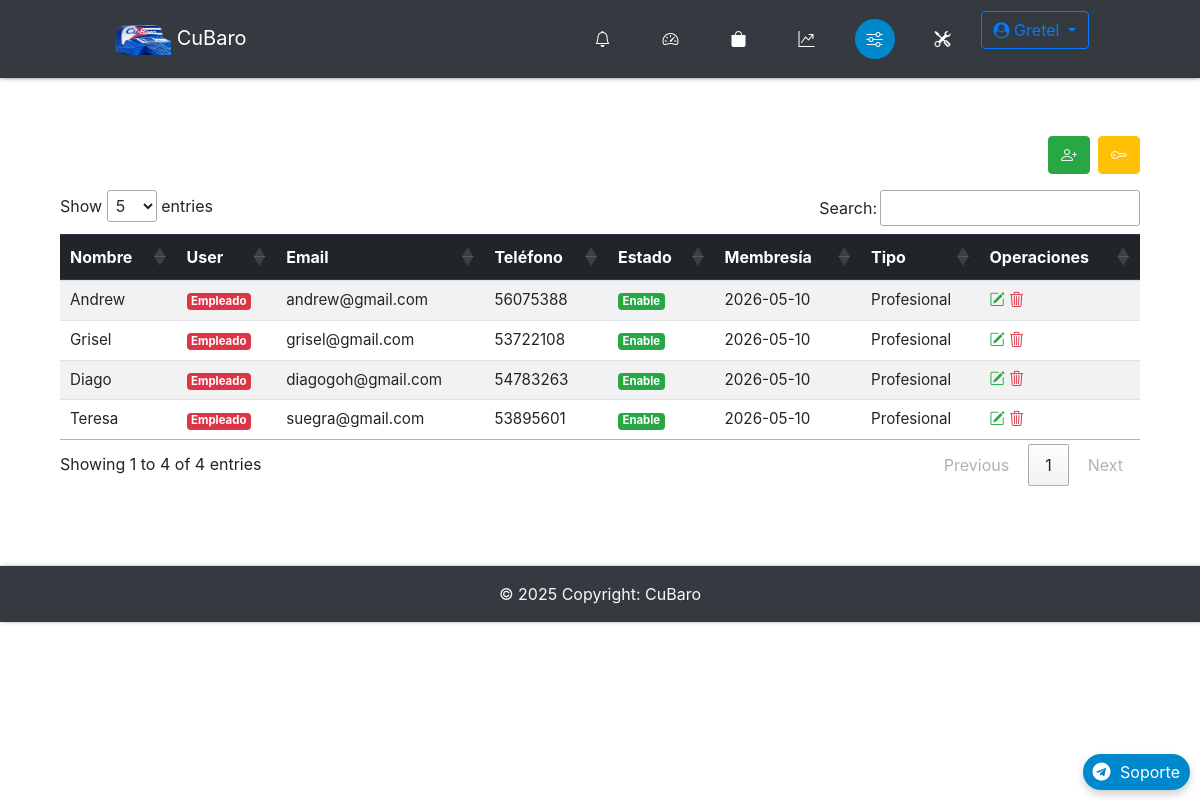
The app's page /admin/configuracion (signed in) with its own data.
### app/db_models.py (models this page shows, shortened)
class User(UserMixin, db.Model):
    __tablename__ = "users"
    id = db.Column(db.Integer, primary_key=True)
    name = db.Column(db.Text, nullable=False)
    email = db.Column(db.String(50), nullable=False, unique=True)
    phone = db.Column(db.String(50), nullable=False)
    password = db.Column(db.String(250), nullable=False)
    admin = db.Column(db.Integer, nullable=False, default=0)
    email_confirmed = db.Column(db.Integer, nullable=False, default=1)
    created_by = db.Column(db.Integer, db.ForeignKey('users.id'), nullable=True)  # ID del creador
    registration_date = db.Column(db.DateTime, default=lambda: datetime.now(timezone.utc))  # Fecha de registro
    membership_expiration = db.Column(db.DateTime, nullable=True)  # Fecha de vencimiento de membresía
    updated_at = db.Column(db.DateTime, default=lambda: datetime.now(timezone.utc))  # Fecha de expiracion de Codigo de recuperacion empleado
    membership_id = db.Column(db.Integer, db.ForeignKey('memberships.id'), nullable=False)  # Relación con membresía
    membership = db.relationship('Membership', backref='users')
    employees = db.relationship('User', backref='creator', remote_side=[id], lazy='select')  # Relación empleados
    cart = db.relationship('Cart', backref='buyer')
    orders = db.relationship("Order", backref='customer', foreign_keys="[Order.uid]")  # Relación con clave foránea especificada
    master_key = db.Column(db.String(100), unique=True)

class Membership(db.Model):
    __tablename__ = 'memberships'
    id = db.Column(db.Integer, primary_key=True)
    name = db.Column(db.String(50), nullable=False, unique=True)
    max_employees = db.Column(db.Integer, nullable=False)
    max_items = db.Column(db.Integer, nullable=False)

### app/admin/routes.py (the view)
@admin.route('/configuracion', methods=['GET'])
@login_required
def configuracion():
    admin_alias = aliased(User)
    memberships = Membership.query.all()
    if current_user.id == 1:
        users = db.session.query(
            User, admin_alias.name.label('creator_name')
        ).outerjoin(
            admin_alias, User.created_by == admin_alias.id
        ).options(joinedload(User.membership)).all()
    else:
        users = db.session.query(
            User, admin_alias.name.label('creator_name')
        ).outerjoin(
            admin_alias, User.created_by == admin_alias.id
        ).filter(
            User.created_by == current_user.id
        ).all()
    user_data = [
        {
            'id': user.id,
            'name': user.name,
            'email': user.email,
            'admin': user.admin,
            'phone': user.phone,
            'password': user.password,
            'email_confirmed': user.email_confirmed,
            'created_by': user.created_by,
            'registration_date': user.registration_date,
            'membership_expiration': user.membership_expiration,
            'membership_id': user.membership_id,
            'membership': user.membership,
            'creator_name': creator_name if creator_name else 'Sin Admin'
        }
        for user, creator_name in users
    ]
    csrf_token = generate_csrf()
    logging.info(f"CSRF token generado: {csrf_token}")  # Depuración
    return render_template('admin/configuracion.html',
                         users=user_data,
                         memberships=memberships,
                         user=current_user,
                         csrf_token=csrf_token)

### app/admin/templates/admin/configuracion.html (shortened to what this page needs)
{% extends "admin/base.html" %}
{% block content %}
<div class="container-fluid">
    <div class="d-flex justify-content-end mb-3">
        <div class="add-new btn-success btn mr-2">
            <a href="{{ url_for('register') }}" data-toggle="tooltip" title="Añadir Empleado" class="text-light">
                <i class="bi bi-person-plus"></i>
            </a>
        </div>
        <div class="add-new btn-warning btn">
            <a href="{{ url_for('generate_reset_code') }}" data-toggle="tooltip"
                title="Generar código para recuperar cuenta de Empleado" class="text-light">
                <i class="bi bi-key"></i>
            </a>
        </div>
    </div>
    <div class="table-responsive">
        <table id="userTable" class="table table-striped table-hover">
            <thead class="thead-dark">
                <tr>
                    <th>Nombre</th>
                    <th>User</th>
                    <th>Email</th>
                    <th>Teléfono</th>
                    <th>Estado</th>
                    <th>Membresía</th>
                    <th>Tipo</th>
                    <th>Operaciones</th>
                </tr>
            </thead>
            <tbody id="userTableBody">
                {% for user in users %}
                <tr>
                    <td>{{ user.name }}</td>
                    <td>
                        <span class="badge {{ 'badge-success' if user.admin else 'badge-danger' }}">
                            {% if current_user.id == 1 and not user.admin %}
                            Empleado + {{ user.creator_name | default('Sin Admin') }}
                            {% else %}
                            {{ 'Admin' if user.admin else 'Empleado' }}
                            {% endif %}
                        </span>
                    </td>
                    <td>{{ user.email }}</td>
                    <td>{{ user.phone }}</td>
                    <td>
                        <span class="badge {{ 'badge-success' if user.email_confirmed else 'badge-danger' }}">
                            {{ 'Enable' if user.email_confirmed else 'Disable' }}
                        </span>
                    </td>
                    <td>
                        {% if user.membership_expiration %}
                        {{ user.membership_expiration.strftime('%Y-%m-%d') }}
                        {% else %}
                        Sin Membresía
                        {% endif %}
                    </td>
                    <td>
                        {% if user.membership %}
                        {{ user.membership.name }}
                        {% else %}
                        Sin Membresía
                        {% endif %}
                    </td>
                    <td>
                        <a href="#" class="edit-user" data-id="{{ user.id }}" data-name="{{ user.name }}"
                            data-email="{{ user.email }}" data-phone="{{ user.phone }}"
                            data-registration-date="{{ user.registration_date | default('') }}"
                            data-membership-expiration="{{ user.membership_expiration | default('') }}"
                            data-membership-id="{{ user.membership_id | default('') }}"
                            data-email-confirmed="{{ '1' if user.email_confirmed else '0' }}">
                            <i class="bi bi-pencil-square text-success"></i>
                        </a>
                        <a href="#" class="delete-user-link" data-user-id="{{ user.id }}"><i
                                class="bi bi-trash3 text-danger"></i></a>
                    </td>
                </tr>
                {% endfor %}
            </tbody>
        </table>
    </div>
</div>
{% endblock %}

### app/admin/templates/admin/base.html (shortened to what this page needs)
{% import "bootstrap/wtf.html" as wtf %}
<!DOCTYPE html>
<html lang="es">
<head>
  <link rel="stylesheet" href="https://maxcdn.bootstrapcdn.com/bootstrap/4.0.0/css/bootstrap.min.css"
>
  <link href="https://cdn.jsdelivr.net/gh/gitbrent/bootstrap4-toggle@3.6.1/css/bootstrap4-toggle.min.css"
    rel="stylesheet">
  <link rel="stylesheet" type="text/css" href="{{ url_for('static', filename='styles.css') }}">
  <link rel="stylesheet" href="https://cdnjs.cloudflare.com/ajax/libs/font-awesome/4.7.0/css/font-awesome.min.css">
  <link rel="stylesheet" href="https://cdnjs.cloudflare.com/ajax/libs/animate.css/4.1.1/animate.min.css" />
  <link rel="stylesheet" href="https://cdn.jsdelivr.net/npm/bootstrap-icons@1.11.3/font/bootstrap-icons.min.css">
  <link rel="stylesheet" type="text/css" href="https://cdn.datatables.net/1.13.7/css/jquery.dataTables.min.css">
  <link href="https://cdn.jsdelivr.net/npm/bootstrap-switch-button/css/bootstrap-switch-button.min.css"
    rel="stylesheet">
</head>
<body>
  <nav
    class="navbar navbar-expand-lg {% if request.path.startswith('/admin') %}navbar-dark bg-dark{% else %}navbar-light bg-light{% endif %} fixed-top">
    <div class="container-fluid">
      <a class="navbar-brand" href="{{ url_for('home') }}" data-toggle="tooltip" title="Inicio">
        <img src="{{ url_for('static', filename='img/logoo.png') }}" height="30" width="60" alt="CuBaro Logo"> CuBaro
      </a>
      <ul class="navbar-nav d-flex flex-row ml-auto">
        <div class="d-flex justify-content-center">
          {% if not current_user.is_authenticated %}
          {% if request.path.startswith('/admin') %}
          <li class="nav-item {% if request.endpoint == 'login' %}active{% endif %}">
            <a class="nav-link" href="{{ url_for('login') }}" data-toggle="tooltip" title="Iniciar Sesión">
              <div class="icon-circle">
                <i class="bi bi-box-arrow-in-right"></i>
              </div>
            </a>
          </li>
          {% else %}
          <a class="btn btn-outline-primary mr-2 {% if request.endpoint == 'login' %}active{% endif %}"
            href="{{ url_for('login') }}">Iniciar Sesión</a>
          <a class="btn btn-outline-primary {% if request.endpoint == 'register_admin' %}active{% endif %}"
            href="{{ url_for('register_admin') }}">Registrarse</a>
          {% endif %}
          {% else %}
          <li class="nav-item mr-2 {% if request.endpoint == 'orders' %}active{% endif %}">
            <a class="nav-link" href="{{ url_for('orders') }}" data-toggle="tooltip" title="Órdenes">
              <div class="icon-circle">
                <i class="bi bi-bell"></i>
              </div>
            </a>
          </li>
          {% if request.path.startswith('/admin') %}
          <li class="nav-item mr-2 {% if request.endpoint == 'admin.dashboard' %}active{% endif %}">
            <a class="nav-link" href="{{ url_for('admin.dashboard') }}" data-toggle="tooltip" title="Panel">
              <div class="icon-circle">
                <i class="bi bi-speedometer2"></i>
              </div>
            </a>
          </li>
          <li class="nav-item mr-2 {% if request.endpoint == 'admin.items' %}active{% endif %}">
            <a class="nav-link" href="{{ url_for('admin.items') }}" data-toggle="tooltip" title="Productos">
              <div class="icon-circle">
                <i class="bi bi-bag-fill"></i>
              </div>
            </a>
          </li>
          <li class="nav-item mr-2 {% if request.endpoint == 'admin.statictics' %}active{% endif %}">
            <a class="nav-link" href="{{ url_for('admin.statictics') }}" data-toggle="tooltip" title="Estadísticas">
              <div class="icon-circle">
                <i class="bi bi-graph-up-arrow"></i>
              </div>
            </a>
          </li>
          <li class="nav-item mr-2 {% if request.endpoint == 'admin.configuracion' %}active{% endif %}">
            <a class="nav-link" href="{{ url_for('admin.configuracion') }}" data-toggle="tooltip" title="Configuración">
              <div class="icon-circle">
                <i class="bi bi-sliders"></i>
              </div>
            </a>
          </li>
          <li class="nav-item mr-2">
            <a class="nav-link" data-toggle="modal" data-target="#fullScreenModal" title="Herramientas">
              <div class="icon-circle">
                <i class="bi bi-tools"></i>
              </div>
            </a>
          </li>
          {% endif %}
          <div class="dropdown ml-auto">
            <a class="btn btn-outline-primary dropdown-toggle" href="#" id="navbarDropdown" role="button"
              data-toggle="dropdown" aria-haspopup="true" aria-expanded="false">
              <i class="fa fa-user-circle"></i> {{ current_user.name }}
            </a>
          </div>
          {% endif %}
        </div>
      </ul>
    </div>
  </nav>
  <div class="container">
    <div class="main">
      {% block content %}
      {% endblock %}
      <a href="https://t.me/CuBaro_soporte" target="_blank" class="telegram-float">
        <i class="fa fa-telegram fa-2x"></i> Soporte
      </a>
    </div>
  </div>
  <footer class="bg-dark text-center text-lg-start text-light">
    <div class="text-center p-3">
      © {{ now.year }} Copyright: CuBaro
    </div>
  </footer>
</body>
</html>

### app/static/styles.css (style rules this page uses)
:root { --white: #eceff3; --primary-blue: #007bff; --dark-bg: #343a40; --error-red: #ff4c4c; --success-green: #00e676; --chart-red: #ff6384; --chart-blue: #36a2eb; --chart-purple: #cc65fe; --chart-yellow: #ffce56; --chart-green: #2ecc71; --telegram-blue: #0088cc; --telegram-hover: #3688b183; --shadow-light: rgba(0, 0, 0, 0.2); --shadow-dark: rgba(0, 0, 0, 0.19); }
body { padding-top: 80px; }
.main { padding: 10vh 0; }
.navbar { padding: 0.7rem 6rem; box-shadow: 0 1px 2px 0 var(--shadow-light), 0 1px 5px 0 var(--shadow-dark); position: fixed; top: 0; z-index: 1050; background-color: var(--dark-bg); width: 100%; }
.navbar-nav { gap: 3px; display: flex; align-items: center; }
.icon-circle { display: flex; align-items: center; justify-content: center; width: 40px; height: 40px; border-radius: 50%; background-color: var(--dark-bg); color: white; margin: 0 2px; transition: background-color 0.3s, color 0.3s; }
.nav-item.active .icon-circle { background-color: var(--telegram-blue); color: white; }
footer { box-shadow: 1px 0 2px 0 var(--shadow-light), 1px 0 5px 0 var(--shadow-dark); }
table.dataTable { margin: 0 auto; width: 100%; }
table.dataTable th { color: white; background-color: var(--dark-bg); padding: 15px; }
table.dataTable tr { border-bottom: 1px solid #0046C2; }
table.dataTable td { padding: 15px 30px; }
.table-responsive { overflow-x: auto; }
.telegram-float { position: fixed; bottom: 20px; right: 20px; background-color: var(--telegram-blue); color: white; padding: 10px 20px; border-radius: 25px; text-decoration: none; box-shadow: 0 4px 8px var(--shadow-light); transition: background-color 0.3s, transform 0.3s ease; z-index: 9999; }
.telegram-float i { margin-right: 5px; }
body { padding-bottom: 70px; padding-top: 56px; overflow-x: hidden; }
@media (min-width: 992px) { .telegram-float { bottom: 10px; right: 10px; padding: 6px 10px; } }
@media (min-width: 992px) { .telegram-float i { font-size: 18px; } }
table.dataTable th { color: white; background-color: var(--dark-bg, #343a40); padding: 15px; font-size: 1rem; }
table.dataTable td { padding: 15px 30px; font-size: 0.95rem; }

### records on screen
User: name "Gretel"
User: name "Andrew", admin "Empleado", email "andrew@gmail.com", phone "56075388", email_confirmed "Enable", membership_expiration "2026-05-10", membership.name "Profesional"
User: name "Grisel", admin "Empleado", email "grisel@gmail.com", phone "53722108", email_confirmed "Enable", membership_expiration "2026-05-10", membership.name "Profesional"
User: name "Diago", admin "Empleado", email "diagogoh@gmail.com", phone "54783263", email_confirmed "Enable", membership_expiration "2026-05-10", membership.name "Profesional"
User: name "Teresa", admin "Empleado", email "suegra@gmail.com", phone "53895601", email_confirmed "Enable", membership_expiration "2026-05-10", membership.name "Profesional"
